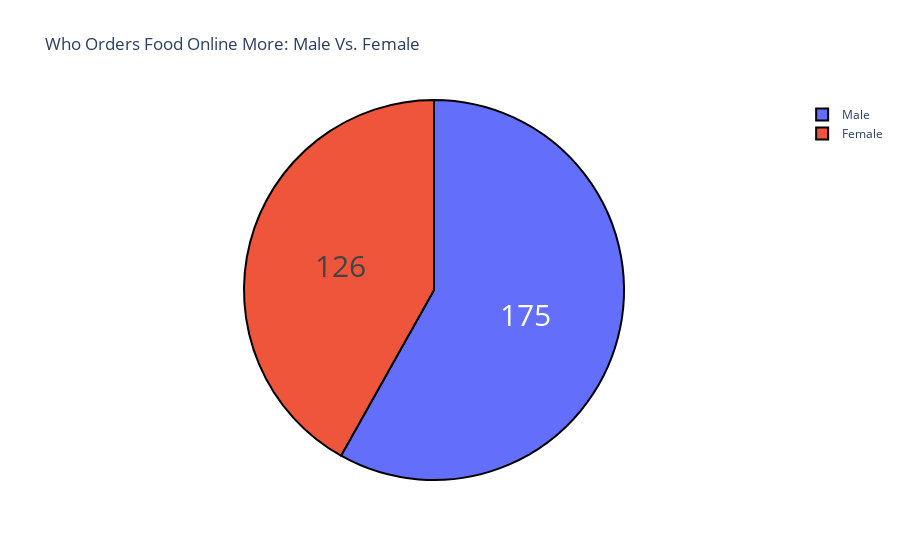

Source (notebook cell):
### Markdown cell above
LOOKING AT THE GENDER COLUMN. WHO ORDERS FOOD OFTEN, MALE OR FEMALE?

### Code cell
gender = df1["Gender"].value_counts()
label = gender.index
count = gender.values
fig = go.Figure(data = [go.Pie(labels=label, values = count)])
fig.update_layout(title_text='Who Orders Food Online More: Male Vs. Female')
fig.update_traces(hoverinfo='label+percent', textinfo='value', textfont_size=30,
                  marker=dict( line=dict(color='black', width=2)))
fig.show()

### Figure 1 — Plotly figure (JSON) as saved in the notebook; plotly's stock layout.template omitted (floating-point values rounded to 4 significant figures)
{"data": [{"hoverinfo": "label+percent", "labels": ["Male", "Female"], "marker": {"line": {"color": "black", "width": 2}}, "textfont": {"size": 30}, "textinfo": "value", "type": "pie", "values": [175, 126]}], "layout": {"autosize": true, "title": {"text": "Who Orders Food Online More: Male Vs. Female"}}}
